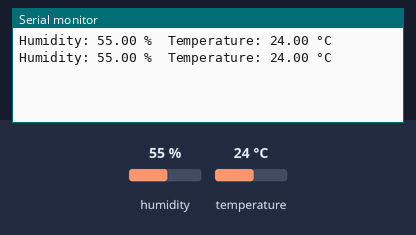
The sketch below on a simulated Arduino Uno, built with avr-gcc and run on an emulated ATmega328P. On the bench: the last lines printed to the serial monitor. The inputs (shaded band) are chosen by the test bench; at power-on: humidity 55 %, temperature 24 °C.

Above: at 4.8 s.
4.9 s: humidity set to 22 %
At 7.3 s:
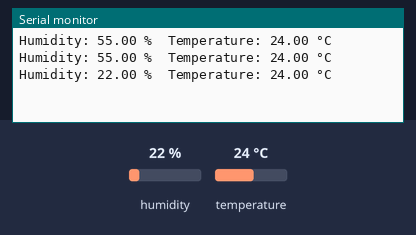
7.9 s: temperature set to 12 °C
At 8.5 s:
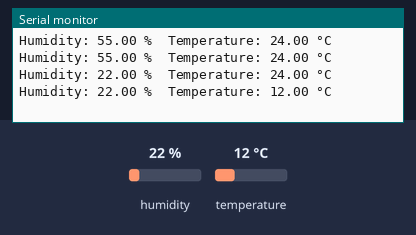
10.9 s: humidity set to 40 %
At 13.4 s:
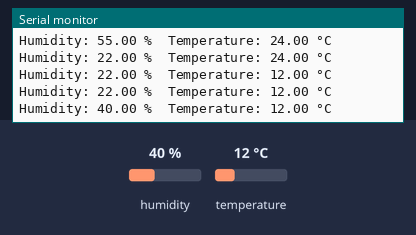
Timing chart, 0 to 14.9 s (numbered marks = the images above; inputs shaded):
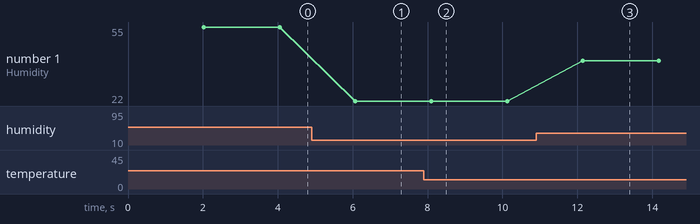

Measured:
- after the input at 4.9 s, the serial monitor: prints a new line after 1.2 s (image 1)
- after the input at 7.9 s, the serial monitor: prints a new line after 0.20 s (image 2)
- after the input at 10.9 s, the serial monitor: prints a new line after 1.2 s (image 3)
- plotted number 1: 55 → 22 after the input at 4.9 s, 22 → 40 after the input at 10.9 s

The sketch:

sketch.ino
```cpp
#include <DHT.h>

// Digital pin on the Arduino that the DHT11 data line is connected to
#define DHTPIN 2

// Specify the type of sensor (DHT11)
#define DHTTYPE DHT11

// Create a DHT object
DHT dht(DHTPIN, DHTTYPE);

void setup() {
  // Initialize serial communication for debugging
  Serial.begin(9600);
  // Initialize the DHT sensor
  dht.begin();
}

void loop() {
  // Wait a few seconds between measurements.  DHT11 readings are relatively slow.
  delay(2000);

  // Read humidity (percent)
  float humidity = dht.readHumidity();
  // Read temperature in Celsius
  float temperature = dht.readTemperature();

  // Check if any reads failed and exit early to avoid printing NaN
  if (isnan(humidity) || isnan(temperature)) {
    Serial.println("Failed to read from DHT11 sensor!");
    return;
  }

  // Print the results
  Serial.print("Humidity: ");
  Serial.print(humidity);
  Serial.print(" %\t");
  Serial.print("Temperature: ");
  Serial.print(temperature);
  Serial.println(" °C");
}
```
